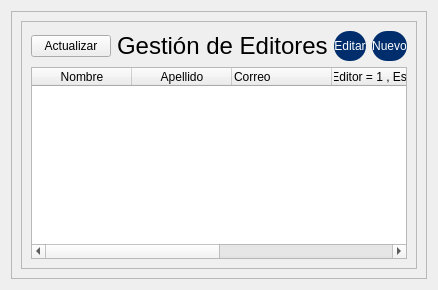
            <widget class="QWidget" name="page_editores">
             <layout class="QVBoxLayout" name="verticalLayout_27">
              <item>
               <widget class="QFrame" name="frame_26">
                <property name="frameShape">
                 <enum>QFrame::StyledPanel</enum>
                </property>
                <property name="frameShadow">
                 <enum>QFrame::Raised</enum>
                </property>
                <layout class="QVBoxLayout" name="verticalLayout_29">
                 <item>
                  <widget class="QFrame" name="frame_27">
                   <property name="frameShape">
                    <enum>QFrame::StyledPanel</enum>
                   </property>
                   <property name="frameShadow">
                    <enum>QFrame::Raised</enum>
                   </property>
                   <layout class="QVBoxLayout" name="verticalLayout_28">
                    <item>
                     <layout class="QHBoxLayout" name="horizontalLayout_17">
                      <item>
                       <widget class="QPushButton" name="pushButton_2">
                        <property name="sizePolicy">
                         <sizepolicy hsizetype="Fixed" vsizetype="Fixed">
                          <horstretch>0</horstretch>
                          <verstretch>0</verstretch>
                         </sizepolicy>
                        </property>
                        <property name="text">
                         <string>Actualizar</string>
                        </property>
                       </widget>
                      </item>
                      <item>
                       <widget class="QLabel" name="label_12">
                        <property name="styleSheet">
                         <string notr="true">font: 75 11.5pt &quot;SansSerif&quot;;</string>
                        </property>
                        <property name="text">
                         <string>&lt;html&gt;&lt;head/&gt;&lt;body&gt;&lt;p&gt;&lt;span style=&quot; font-family:'sans-serif'; font-size:18pt;&quot;&gt;Gestión de Editores&lt;/span&gt;&lt;/p&gt;&lt;/body&gt;&lt;/html&gt;</string>
                        </property>
                       </widget>
                      </item>
                      <item>
                       <widget class="QPushButton" name="btn_eliminar_3">
                        <property name="sizePolicy">
                         <sizepolicy hsizetype="Maximum" vsizetype="Fixed">
                          <horstretch>0</horstretch>
                          <verstretch>0</verstretch>
                         </sizepolicy>
                        </property>
                        <property name="minimumSize">
                         <size>
                          <width>0</width>
                          <height>30</height>
                         </size>
                        </property>
                        <property name="maximumSize">
                         <size>
                          <width>100</width>
                          <height>16777215</height>
                         </size>
                        </property>
                        <property name="cursor">
                         <cursorShape>PointingHandCursor</cursorShape>
                        </property>
                        <property name="styleSheet">
                         <string notr="true">QPushButton {
	
	font: 14pt &quot;Calibri&quot;;
	color: rgb(255, 255, 255);
	
	background-color: rgb(0, 46, 109);
	border: 0px solid;
	border-radius:15px;
}
QPushButton:hover {
	background-color: rgb(93, 129, 163);
}


	
	
	
	
</string>
                        </property>
                        <property name="text">
                         <string>Editar</string>
                        </property>
                        <property name="flat">
                         <bool>false</bool>
                        </property>
                       </widget>
                      </item>
                      <item>
                       <widget class="QPushButton" name="btn_Nuevo_3">
                        <property name="sizePolicy">
                         <sizepolicy hsizetype="Maximum" vsizetype="Fixed">
                          <horstretch>0</horstretch>
                          <verstretch>0</verstretch>
                         </sizepolicy>
                        </property>
                        <property name="minimumSize">
                         <size>
                          <width>0</width>
                          <height>30</height>
                         </size>
                        </property>
                        <property name="maximumSize">
                         <size>
                          <width>100</width>
                          <height>16777215</height>
                         </size>
                        </property>
                        <property name="cursor">
                         <cursorShape>PointingHandCursor</cursorShape>
                        </property>
                        <property name="styleSheet">
                         <string notr="true">QPushButton {
	
	font: 14pt &quot;Calibri&quot;;
	color: rgb(255, 255, 255);
	background-color: rgb(0, 46, 109);
	border: 0px solid;
	border-radius:15px;
}
QPushButton:hover {
	background-color: rgb(93, 129, 163);
}


	
	
	
	
</string>
                        </property>
                        <property name="text">
                         <string>Nuevo</string>
                        </property>
                        <property name="flat">
                         <bool>false</bool>
                        </property>
                       </widget>
                      </item>
                     </layout>
                    </item>
                    <item>
                     <widget class="QTableWidget" name="tableWidget_3">
                      <column>
                       <property name="text">
                        <string>Nombre</string>
                       </property>
                      </column>
                      <column>
                       <property name="text">
                        <string>Apellido</string>
                       </property>
                      </column>
                      <column>
                       <property name="text">
                        <string>Correo</string>
                       </property>
                       <property name="textAlignment">
                        <set>AlignLeading|AlignVCenter</set>
                       </property>
                      </column>
                      <column>
                       <property name="text">
                        <string>Roles: Editor = 1 , Estudiante = 0</string>
                       </property>
                      </column>
                      <column>
                       <property name="text">
                        <string>Contraseña</string>
                       </property>
                      </column>
                      <column>
                       <property name="text">
                        <string>Numero Empleado</string>
                       </property>
                      </column>
                     </widget>
                    </item>
                   </layout>
                  </widget>
                 </item>
                </layout>
               </widget>
              </item>
             </layout>
            </widget>
